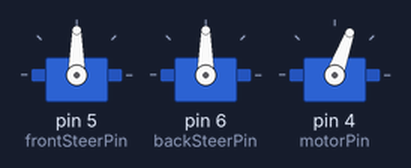
Recording of a sketch running on a simulated Arduino Uno, built with avr-gcc and run on an emulated ATmega328P. Shown: 3 × servo.

Above: at 0.05 s.
At 32.55 s:
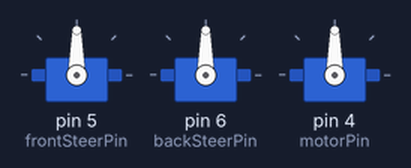
Timing chart, 0 to 85.2 s (numbered marks = the images above):
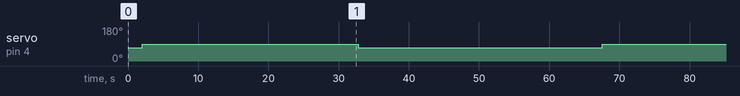

The sketch:

Robot_Test.ino
```cpp
#include <Servo.h>
//#include <Encoder.h>
//#include <MINDSi.h>

int pingL = 11;
int pingR = 9;
int pingC = 10;

int motorPin = 4;
int frontSteerPin = 5;
int backSteerPin = 6;

Servo frontSteer;
Servo backSteer;
Servo drive;
int increment = 0;

void setup()
{
 frontSteer.attach(frontSteerPin);
 backSteer.attach(backSteerPin);
 drive.attach(motorPin);

 frontSteer.write(90);
 backSteer.write(90);

}

void loop()
{
  /*if(increment < 4)
  {
  frontSteer.write(90);
  backSteer.write(90);

  drive.write(70);
  delay(2000);
  drive.write(0);
  delay(500);

  increment++; */

  int time = millis();
  int driveTime = 2000;
  if(time <= driveTime)
  {
    drive.write(70);
  }
  else
    drive.write(90);
}
```

Measured:
- by itself, servo on pin 4 (motorPin): alternates 90° for 30.8 s and 70° for 34.8 s
